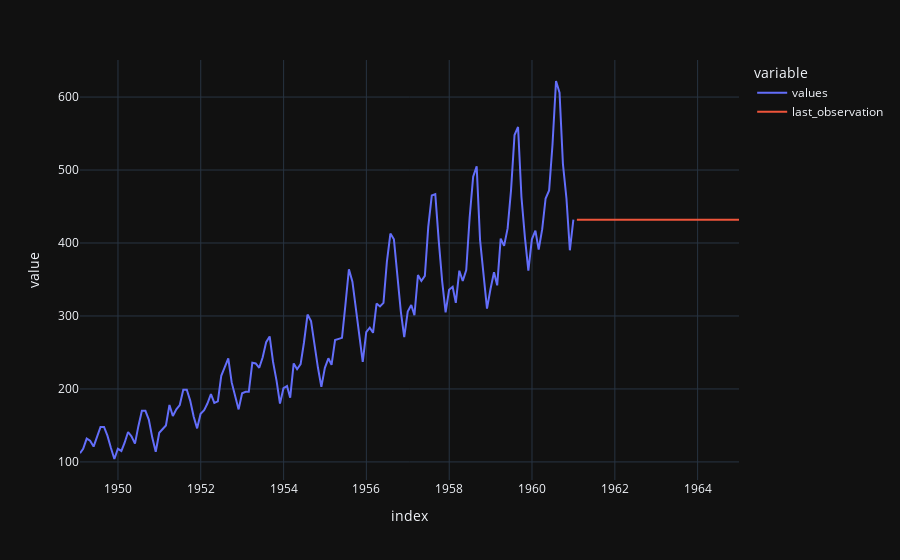

The notebook cell this image was saved under:
### Code cell
pd.concat([df, df_forecast]).plot()

### Figure 1 — Plotly figure (JSON) as saved in the notebook; plotly's stock layout.template omitted (floating-point values rounded to 4 significant figures; data arrays with more than 128 entries replaced by an {"elided": "..."} marker saying what was removed)
{"data": [{"hovertemplate": "variable=values<br>index=%{x}<br>value=%{y}<extra></extra>", "legendgroup": "values", "line": {"color": "#636efa", "dash": "solid"}, "marker": {"symbol": "circle"}, "mode": "lines", "name": "values", "orientation": "v", "showlegend": true, "type": "scatter", "x": {"elided": "192 str values"}, "xaxis": "x", "y": {"elided": "192 int values"}, "yaxis": "y"}, {"hovertemplate": "variable=last_observation<br>index=%{x}<br>value=%{y}<extra></extra>", "legendgroup": "last_observation", "line": {"color": "#EF553B", "dash": "solid"}, "marker": {"symbol": "circle"}, "mode": "lines", "name": "last_observation", "orientation": "v", "showlegend": true, "type": "scatter", "x": {"elided": "192 str values"}, "xaxis": "x", "y": {"elided": "192 int values"}, "yaxis": "y"}], "layout": {"legend": {"title": {"text": "variable"}, "tracegroupgap": 0}, "margin": {"t": 60}, "xaxis": {"anchor": "y", "domain": [0, 1], "title": {"text": "index"}}, "yaxis": {"anchor": "x", "domain": [0, 1], "title": {"text": "value"}}}}
